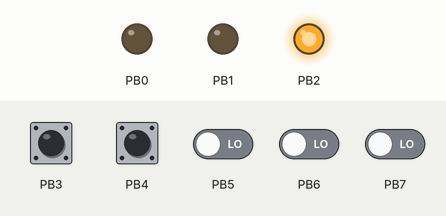
The program below on a simulated ATtiny85, built with avr-gcc and emulated at 8 MHz. Shown: output pins drawn as LEDs (lit = HIGH). Dashed ring = blinking. Inputs (shaded band) come from the test bench; at power-on: PB3, PB4 HIGH, PB5–7 LOW.

Above: at 1.2 s.
1.3 s: PB4 pulled LOW for 0.15 s
At 2.0 s:
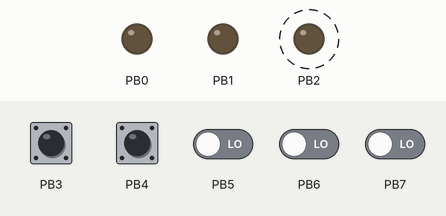
4.4 s: PB4 pulled LOW for 1 s
At 4.4 s:
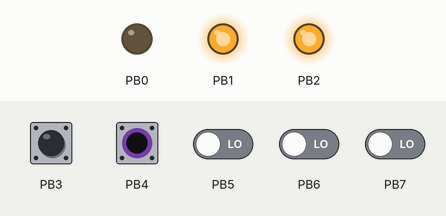
8.4 s: PB3 pulled LOW for 0.15 s
At 13.5 s:
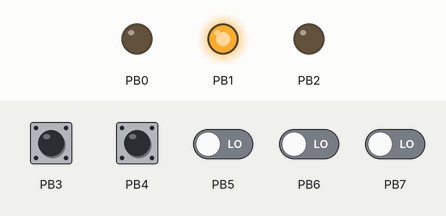
Timing chart, 0 to 17.5 s (numbered marks = the images above; inputs shaded):
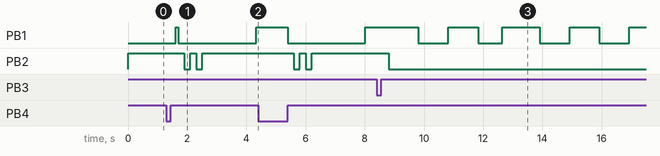

Measured:
- after the input at 1.3 s, PB0: stays LOW (without the input it goes to HIGH after 1.9 s)
- after the input at 4.4 s, PB0: stays LOW (without the input it goes to HIGH after 1.5 s)
- after the input at 8.4 s, PB0: stays LOW (without the input it goes to HIGH after 1.2 s)

The program:

main.cpp
```cpp
/*
* main.cpp
*
*  Author: Tomas Kapin
*
* Demo project to demonstrate timers and interrupt handling on AVR ATinty85 (8kB flash, 512B RAM)
*
* Features:
*  - circular buffer based event queue
*  - state machine with state / transition definitions
*  - button input with debouncing, capable of click, double click and long press events handling
*  - three LED demo with simple "game" and button click demo modes
*
*/

#include <avr/io.h>
#include <avr/interrupt.h>

#include "Core/TimeDefs.h"
#include "Core/IoPort.h"
#include "Core/Led.h"
#include "IoEventQueue/IoEventQueue.h"
#include "Button/ExtendedButton.h"
#include "StateMachine/StateMachine.h"

// timer in ms
volatile timestamp_t now = 0;

// IO port
IoPort portb(&PORTB, &DDRB, &PINB);

IoEventQueue ioEventQueue(&portb, (1 << PB3) | (1 << PB4), now);

// timer - 32 bit unsigned integer, incremented by 1ms, overflows after ~49.7 days
ISR(TIMER0_COMPA_vect) {
	now++;
}

// PIN change interrupt
ISR(PCINT0_vect) {
	ioEventQueue.AddState(now);
}

int main(void)
{
	// set the clock division factor to 1 regardless of the CKDIV8 fuse,
	// see 6.5.2 CLKPR - Clock Prescale Register
	CLKPR = (1 << CLKPCE);
	CLKPR = 0;

	// set timer 0 to trigger TIMER0_COMPA interrupt once per 1ms
	OCR0A = 125;
	TCCR0A |= (1 << WGM01);
	TCCR0B |= (1 << CS01) | (1 << CS00);
	TIMSK |= (1 << OCIE0A);

	// enable PCINT interrupts on button pins
	GIMSK |= (1 << PCIE);
	PCMSK |= (1 << PB3) | (1 << PB4);

	// LEDs
	Led green(&portb, PB0);
	Led yellow(&portb, PB1);
	Led red(&portb, PB2);

	// buttons
	ExtendedButton up(&portb, PB3);
	ExtendedButton down(&portb, PB4);

	StateMachine sm = StateMachine(&red, &yellow, &green, &up, &down, now);

	// finally, enable interrupts
	sei();

	// main loop
	while (true) {

		// one loop round is run with a fixed time
		timestamp_t currentTime = now;

		// process pin change queue events (i.e., buttons)
		if (!ioEventQueue.IsEmpty()) {
			IoEvent e = ioEventQueue.ProcessEvent();
			up.LogEvent(e, currentTime);
			down.LogEvent(e, currentTime);
		}

		// execute the state machine transitions, the state machine and IO event queue are not coupled
		sm.ExecuteTransitions(currentTime);

		// if queue overflow happens, we want to 'brick' the chip so we notice
		if (ioEventQueue.IsOverflow()) {
			// disable interrupts
			cli();
			// turn on all lights
			red.TurnOn();
			yellow.TurnOn();
			green.TurnOn();
			// wait till the end of time
			while (true);
		}
	}
}
```

Button.cpp
```cpp
/*
* Button.cpp
*
* Created: 2017-03-21 20:55:59
* Author: Tomas Kapin
*/

#include "Button.h"

Button::Button(IoPort *port, uint8_t pin) {
	_port = port;
	_pin = pin;
	// set as input and enable pull-up
	_port->SetAsInputAndEnablePullUp(_pin);
}
```

Button.h
```cpp
/*
* Button.h
*
* Created: 2017-03-21 20:55:59
* Author: Tomas Kapin
*/

#ifndef __BUTTON_H__
#define __BUTTON_H__

#include "../Core/IoPort.h"
#include "../IoEventQueue/IoEvent.h"

class Button {

	private:

	IoPort *_port;
	uint8_t _pin;

	inline bool IsDebounced(IoEvent &e) {
		return e.GetDelta() >= 5;
	}

	public:

	Button(IoPort *port, uint8_t pin);

	inline bool IsPressed() {
		return _port->IsPinLow(_pin);
	}

	// debouncing is handled here because debouncing is a property of a button
	inline bool IsPressedEvent(IoEvent &e) {
		return e.IsOnChannel(_pin) && e.IsHighToLow(_pin) && IsDebounced(e);
	}

	inline bool IsReleasedEvent(IoEvent &e) {
		return e.IsOnChannel(_pin) && e.IsLowToHigh(_pin) && IsDebounced(e);
	}

};

#endif //__BUTTON_H__
```

ExtendedButton.cpp
```cpp
/*
* ExtendedButton.cpp
*
* Created: 2017-03-21 21:54:03
* Author: Tomas Kapin
*/


#include "ExtendedButton.h"

void ExtendedButton::LogEvent(IoEvent &e, timestamp_t currentTime) {
	if (IsPressedEvent(e)) {
		// set init press time if not set yet
		if (_initPressTime == 0) {
			_initPressTime = currentTime;
		}
		_presses++;
	}
	if (IsReleasedEvent(e)) {
		// don't start with release
		if (_initPressTime != 0) {
			_releases++;
		}
	}
	// reset on unsupported configurations
	if (_presses > 2) {
		Reset();
	}
}

bool ExtendedButton::TryProcessClick(timestamp_t currentTime) {
	if (IsClicked(currentTime)) {
		Reset();
		return true;
	}
	return false;
}

bool ExtendedButton::TryProcessDoubleClick(timestamp_t currentTime) {
	if (IsDoubleClicked(currentTime)) {
		Reset();
		return true;
	}
	return false;
}

bool ExtendedButton::TryProcessLongPress(timestamp_t currentTime) {
	if (IsLongPressed(currentTime)) {
		Reset();
		return true;
	}
	return false;
}

void ExtendedButton::Reset() {
	_initPressTime = 0;
	_presses = 0;
	_releases = 0;
}
```

ExtendedButton.h
```cpp
/*
* ExtendedButton.h
*
* Created: 2017-03-21 21:54:03
* Author: Tomas Kapin
*/

#ifndef __EXTENDEDBUTTON_H__
#define __EXTENDEDBUTTON_H__

#include "Button.h"

enum class ExtendedButtonEventId : uint8_t {
	None = 0,
	Click,
	DoubleClick,
	LongPress,
};

class ExtendedButton : public Button {

	private:

	// thresholds in ms
	static const timespan_t DoubleClickTimeout = 400;
	static const timespan_t LongPressTimeout = 800;

	// initial press time
	timestamp_t _initPressTime = 0;

	// numbers of presses and releases
	uint8_t _presses = 0;
	uint8_t _releases = 0;

	// in simple mode, double-click and long press are disabled so the click can be detected immediately
	bool _isSimpleModeEnabled;

	// these functions can be used only in situations where it's clear that _initPressTime is set (i.e., after the first press)
	inline bool IsDoubleClickTimeouted(timestamp_t currentTime) {
		return currentTime >= _initPressTime + DoubleClickTimeout;
	}

	inline bool IsLongPressTimeouted(timestamp_t currentTime) {
		return currentTime >= _initPressTime + LongPressTimeout;
	}

	public:

	ExtendedButton(IoPort *port, uint8_t pin) : Button(port, pin) {
	}

	void LogEvent(IoEvent &e, timestamp_t currentTime);

	// click event is detected as soon as it's clear it can't be any other event
	inline bool IsClicked(timestamp_t currentTime) {
		return _presses == 1 && (_isSimpleModeEnabled || (_releases == 1 && IsDoubleClickTimeouted(currentTime)));
	}

	// double click is detected as two releases before double click timeout
	inline bool IsDoubleClicked(timestamp_t currentTime) {
		return !_isSimpleModeEnabled && _presses == 2 && _releases == 2 && !IsDoubleClickTimeouted(currentTime);
	}

	// long press is detected as one press and no release after the long press timeout
	inline bool IsLongPressed(timestamp_t currentTime) {
		return !_isSimpleModeEnabled && _presses == 1 && _releases == 0 && IsLongPressTimeouted(currentTime);
	}

	inline void SimpleModeEnableDisable(bool value) {
		_isSimpleModeEnabled = value;
	}

	ExtendedButtonEventId CheckEvent(timestamp_t currentTime);

	bool TryProcessClick(timestamp_t currentTime);

	bool TryProcessDoubleClick(timestamp_t currentTime);

	bool TryProcessLongPress(timestamp_t currentTime);

	void Reset();

};

#endif //__EXTENDEDBUTTON_H__
```

IoPort.cpp
```cpp
/*
* IoPort.c
*
* Created: 2017-03-20 22:03:01
*  Author: Tomas Kapin
*/

#include "IoPort.h"

IoPort::IoPort(volatile uint8_t *portRegister, volatile uint8_t *ddrRegister, volatile uint8_t *pinRegister) {
	_portRegister = portRegister;
	_ddrRegister = ddrRegister;
	_pinRegister = pinRegister;
}
```

IoPort.h
```cpp
/*
* IoPort.h
*
* Created: 2017-03-20 22:03:55
*  Author: Tomas Kapin
*/

#ifndef __IOPORT_H__
#define __IOPORT_H__

#include <avr/io.h>

class IoPort {

	private:

	// Port X Data Register
	volatile uint8_t *_portRegister;
	// Port X Data Direction Register
	volatile uint8_t *_ddrRegister;
	// Port X Input Pins Address
	volatile uint8_t *_pinRegister;

	public:

	IoPort(volatile uint8_t *portRegister, volatile uint8_t *ddrRegister, volatile uint8_t *pinRegister);

	inline void SetAsOutput(uint8_t pin) {
		*_ddrRegister |= (1 << pin);
	}

	// set PORTX to 1 on input to enable pull-up resistors
	inline void SetAsInputAndEnablePullUp(uint8_t pin) {
		*_ddrRegister &= ~(1 << pin);
		*_portRegister |= (1 << pin);
	}

	inline uint8_t GetCurrentState() {
		return *_pinRegister;
	}

	inline void SetPinHigh(uint8_t pin) {
		*_portRegister |= (1 << pin);
	}

	inline void SetPinLow(uint8_t pin) {
		*_portRegister &= ~(1 << pin);
	}

	inline void SetPinHighLow(uint8_t pin, bool setHigh) {
		setHigh ? SetPinHigh(pin) : SetPinLow(pin);
	}

	inline void TogglePin(uint8_t pin) {
		*_portRegister ^= (1 << pin);
	}

	inline bool IsPinHigh(uint8_t pin) {
		return *_pinRegister & pin;
	}

	inline bool IsPinLow(uint8_t pin) {
		return !IsPinHigh(pin);
	}

};
#endif // __IOPORT_H__ */
```

Led.cpp
```cpp
/*
* Led.cpp
*
* Created: 2017-03-20 22:26:17
* Author: Tomas Kapin
*/

#include "Led.h"

Led::Led(IoPort *port, uint8_t pin) {
	_port = port;
	_pin = pin;
	_port->SetAsOutput(_pin);
}
```

Led.h
```cpp
/*
* Led.h
*
* Created: 2017-03-20 22:26:17
* Author: Tomas Kapin
*/

#ifndef __LED_H__
#define __LED_H__

#include "IoPort.h"

class Led {

	private:

	IoPort *_port;
	uint8_t _pin;

	public:

	Led(IoPort *port, uint8_t pin);

	inline void TurnOn() {
		_port->SetPinHigh(_pin);
	}

	inline void TurnOff() {
		_port->SetPinLow(_pin);
	}

	inline void TurnOnOff(bool state) {
		_port->SetPinHighLow(_pin, state);
	}

	inline void Toggle() {
		_port->TogglePin(_pin);
	}

	inline bool IsOn() {
		return _port->IsPinHigh(_pin);
	}
};

#endif //__LED_H__
```

TimeDefs.h
```cpp
/*
* TimeDefs.h
*
* Created: 2017-03-18 22:20:29
*  Author: Tomas Kapin
*/

#ifndef TIMEDEFS_H_
#define TIMEDEFS_H_

#include <inttypes.h>

// timestamp
typedef uint32_t timestamp_t;

// time interval between two timestamps, defined for semantical difference
typedef int32_t timespan_t;

#endif /* TIMEDEFS_H_ */
```

IoEvent.cpp
```cpp
/*
* IoPinChangeEvenet.cpp
*
* Created: 2017-03-20 22:55:47
* Author: Tomas Kapin
*/

#include "IoEvent.h"

IoEvent::IoEvent(uint8_t state, uint8_t mask, timestamp_t time, timespan_t delta) {
	_state = state;
	_mask = mask;
	_time = time;
	_delta = delta;
}
```

IoEvent.h
```cpp
/*
* IoPinChangeEvenet.h
*
* Created: 2017-03-20 22:55:47
* Author: Tomas Kapin
*/

#ifndef __IOPINCHANGEEVENT_H__
#define __IOPINCHANGEEVENT_H__

#include "../Core/TimeDefs.h"

class IoEvent {

	private:

	uint8_t _state;
	uint8_t _mask;
	timestamp_t _time;
	timespan_t _delta;

	public:

	IoEvent(uint8_t state, uint8_t mask, timestamp_t time, timespan_t delta);

	inline timestamp_t GetTime() {
		return _time;
	}

	inline timespan_t GetDelta() {
		return _delta;
	}

	inline bool IsEmpty() {
		return _mask;
	}

	inline bool IsOnChannel(uint8_t channel) {
		return _mask & (1 << channel);
	}

	inline bool IsLowToHigh(uint8_t channel) {
		return _state & (1 << channel);
	}

	inline bool IsHighToLow(uint8_t channel) {
		return !IsLowToHigh(channel);
	}

};

#endif //__IOPINCHANGEEVENT_H__
```

IoEventQueue.cpp
```cpp
/*
* IoPinChangeEventQueue.cpp
*
* Created: 2017-03-20 22:56:09
* Author: Tomas Kapin
*/

#include "IoEventQueue.h"

#include <avr/interrupt.h>

IoEventQueue::IoEventQueue(IoPort *port, uint8_t mask, timestamp_t currentTime) {
	_port = port;
	_mask = mask;
	_states[_head] = _port->GetCurrentState() & _mask;
	_times[_head] = currentTime;
}

void IoEventQueue::AddState(timestamp_t time) {

	uint8_t currentState = _port->GetCurrentState() & _mask;
	// return if current state is the same as the last logged state
	if (_states[_head] == currentState) {
		return;
	}

	_head = (_head + 1) & IOEQ_BUFFER_MASK;
	// check for overflow
	if (_head == _tail) {
		_overflow = true;
	}

	_states[_head] = currentState;
	_times[_head] = time;
}

// Valid to be called only when IsEmpty() returns false
IoEvent IoEventQueue::ProcessEvent() {

	// TODO: disable only pin change interrupts
	// disable interrupts here, we need to have this 'atomic'
	cli();
	uint8_t lastState = _states[_tail];
	timestamp_t lastTime = _times[_tail];
	_tail = (_tail + 1) & IOEQ_BUFFER_MASK;
	uint8_t thisState = _states[_tail];
	timestamp_t thisTime = _times[_tail];
	// enable interrupts back here
	sei();

	return IoEvent(thisState, thisState ^ lastState, thisTime, thisTime - lastTime);
}
```

IoEventQueue.h
```cpp
/*
* IoPinChangeEventQueue.h
*
* Created: 2017-03-20 22:56:09
* Author: Tomas Kapin
*/

#ifndef __IOPINCHANGEEVENTQUEUE_H__
#define __IOPINCHANGEEVENTQUEUE_H__

#include "IoEvent.h"

#include "../Core/TimeDefs.h"
#include "../Core/IoPort.h"

#include <avr/io.h>

// set default event buffer size
#ifndef IOEQ_BUFFER_SIZE
#define IOEQ_BUFFER_SIZE 8
#endif

// set the event buffer size mask and check if valid
#define IOEQ_BUFFER_MASK (IOEQ_BUFFER_SIZE - 1)
#if (IOEQ_BUFFER_SIZE & IOEQ_BUFFER_MASK)
#error BUFFER SIZE is not a power of 2
#endif

class IoEventQueue {

	private:

	// the event queue buffer
	uint8_t _states[IOEQ_BUFFER_SIZE];
	timestamp_t _times[IOEQ_BUFFER_SIZE];

	// event mask
	uint8_t _mask;

	volatile uint8_t _head = 0;
	volatile uint8_t _tail = 0;
	volatile bool _overflow = false;

	IoPort *_port;

	public:

	IoEventQueue(IoPort *port, uint8_t mask, timestamp_t currentTime);

	// this method should be called only in the ISR so it's guaranteed it's not interrupted
	void AddState(timestamp_t time);

	// Valid to be called only when IsEmpty() returns false
	IoEvent ProcessEvent();

	inline bool IsEmpty() {
		return _head == _tail;
	}

	inline bool IsOverflow() {
		return _overflow;
	}

};

#endif //__IOPINCHANGEEVENTQUEUE_H__
```

State.h
```cpp
/*
 * State.h
 *
 * Created: 2018-05-21 21:39:45
 *  Author: Tomas Kapin
 */

#ifndef STATE_H_
#define STATE_H_

#include "StateId.h"
#include "StateDefinition.h"

struct State {

	StateId Id;
	StateDefinition Definition;

	State() {}

	State(StateId id, StateDefinition definition) {
		Id = id;
		Definition = definition;
	}

};

#endif /* STATE_H_ */
```

StateDefinition.h
```cpp
/*
 * StateDefinition.h
 *
 * Created: 2017-04-04 21:55:01
 *  Author: Tomas Kapin
 */

#ifndef STATEDEFINITION_H_
#define STATEDEFINITION_H_

// state definition flags
enum class StateDefinition : uint8_t {
	None = 0x00,
	Red = 0x01,
	Yellow = 0x02,
	Green = 0x04,
	// needed for immediate response in the game
	FastClickMode = 0x08,
};

// http://stackoverflow.com/questions/1448396/how-to-use-enums-as-flags-in-c
inline StateDefinition operator|(StateDefinition a, StateDefinition b) {
	return static_cast<StateDefinition>(static_cast<uint8_t>(a) | static_cast<uint8_t>(b));
}

// and is used solely to test the flag presence, hence is casted to bool implicitly
inline bool operator&(StateDefinition a, StateDefinition b) {
	return static_cast<bool>(static_cast<uint8_t>(a) & static_cast<uint8_t>(b));
}

#endif /* STATEDEFINITION_H_ */
```

StateId.h
```cpp
/*
 * StateId.h
 *
 * Created: 2017-04-04 21:53:33
 *  Author: Tomas Kapin
 */

#ifndef STATEID_H_
#define STATEID_H_

enum class StateId : uint8_t {
	Undef = 0,
	SemaphoreStop,
	SemaphoreReady,
	SemaphoreGo,
	SemaphoreSlow,
	SemaphoreDisabled,
	MenuSemaphore,
	MenuTimer,
	MenuGame,
	GameRoundWin,
	GameRoundLoss,
	GameWin,
	Demo,
};

#endif /* STATEID_H_ */
```

Transition.cpp
```cpp
/*
 * Transition.cpp
 *
 * Created: 2018-05-21 23:17:13
 *  Author: Tomas Kapin
 */
```

Transition.h
```cpp
/*
 * Transition.h
 *
 * Created: 2018-05-21 21:39:55
 *  Author: Tomas Kapin
 */

#ifndef TRANSITION_H_
#define TRANSITION_H_

#include "StateId.h"
#include "State.h"

class StateMachine;

class Transition {

	private:

	StateId _from;
	StateId _to;

	// the predicate and action functions has to be static in order to be used in the transitions
	bool (*_predicate)(StateMachine *, timestamp_t);
	void (*_action)(StateMachine *);

	public:

	Transition(StateId from, StateId to, bool (*predicate)(StateMachine *, timestamp_t)) : Transition(from, to, predicate, nullptr) {
	}

	Transition(StateId from, StateId to, bool (*predicate)(StateMachine *, timestamp_t), void (*action)(StateMachine *))  {
		_from = from;
		_to = to;
		_predicate = predicate;
		_action = action;
	}

	inline bool IsPredicateTrue(StateMachine *sm, timestamp_t currentTime) {
		return _predicate(sm, currentTime);
	}

	void DoAction(StateMachine *sm) {
		if (_action != nullptr) {
			_action(sm);
		}
	}

	inline bool IsExecutable(State &state, StateMachine *sm, timestamp_t currentTime) {
		return IsFrom(state) && IsPredicateTrue(sm, currentTime);
	}

	inline bool IsLoopBack() {
		return _from == _to;
	}

	inline bool IsFrom(State &state) {
		return _from == state.Id;
	}

	inline bool IsTo(State &state) {
		return _to == state.Id;
	}

};

#endif /* TRANSITION_H_ */
```

Source omitted: StateMachine.h (8525 bytes)
